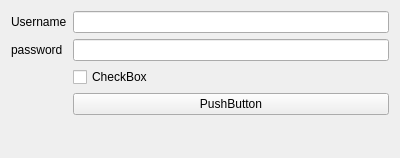
<?xml version="1.0" encoding="UTF-8"?>
<ui version="4.0">
 <class>Form</class>
 <widget class="QWidget" name="Form">
  <property name="geometry">
   <rect>
    <x>0</x>
    <y>0</y>
    <width>400</width>
    <height>158</height>
   </rect>
  </property>
  <property name="windowTitle">
   <string>Form</string>
  </property>
  <layout class="QFormLayout" name="formLayout_2">
   <item row="5" column="1">
    <widget class="QPushButton" name="pushButton">
     <property name="text">
      <string>PushButton</string>
     </property>
    </widget>
   </item>
   <item row="3" column="0">
    <widget class="QLabel" name="label_2">
     <property name="text">
      <string>password</string>
     </property>
    </widget>
   </item>
   <item row="4" column="1">
    <widget class="QCheckBox" name="checkBox">
     <property name="text">
      <string>CheckBox</string>
     </property>
    </widget>
   </item>
   <item row="0" column="0">
    <widget class="QLabel" name="label">
     <property name="text">
      <string>Username</string>
     </property>
    </widget>
   </item>
   <item row="0" column="1">
    <widget class="QLineEdit" name="username_input"/>
   </item>
   <item row="3" column="1">
    <widget class="QLineEdit" name="password_input"/>
   </item>
  </layout>
 </widget>
 <resources/>
 <connections/>
</ui>
